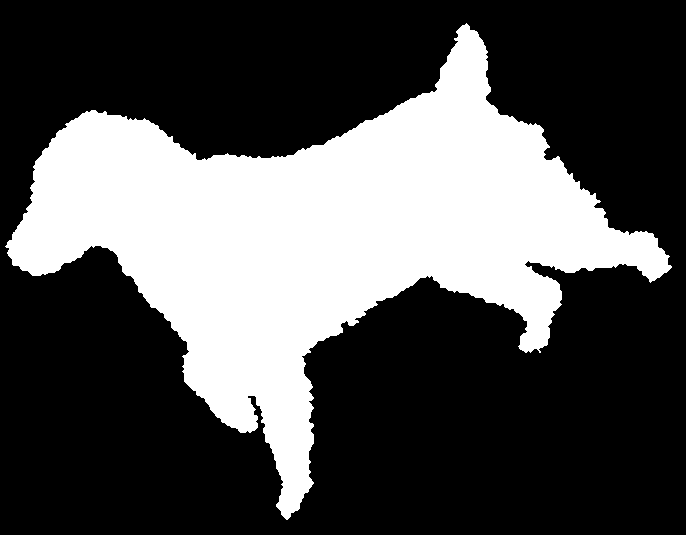
#> input picture Aula - PDI/Aula 10 - GLCM, PCA/codigos/imagens/dog-1.gif, 686 x 535 px; its folder holds only this picture in this run
$ jupyter execute --allow-errors 'Análise de Componentes Principais (PCA).ipynb'
#> lines starting #> are read from the running program, lines starting #| are printed output that depends on the picture; after the words box and inside, x2 and y2 are one past the last pixel; in counts of white or black regions, pixels touching at a corner belong together
### Aula - PDI/Aula 10 - GLCM, PCA/codigos/img_props.py
import numpy as np
import scipy.ndimage as ndi

def get_area(img):
    '''Calcula a área do objeto contido em img'''

    return np.sum(img)

def get_perimeter(img):
    '''Calcula o perímetro do objeto contido em img utilizando contagem simples
       de pixels'''

    elem_est = np.ones((3, 3))
    img_eroded = ndi.binary_erosion(img, elem_est)
    img_border = img - img_eroded
    perimeter = np.sum(img_border)

    return perimeter

def get_circularity(img):
    '''Calcula circularidade do objeto contido em img'''

    area = get_area(img)
    perimeter = get_perimeter(img)

    circularity = 4*np.pi*area/perimeter**2

    return circularity

def get_centroid(img):
    '''Calcula a posição do centróide do objeto contido em img'''

    pixel_indices = np.nonzero(img==1)
    avg_row = np.mean(pixel_indices[0])
    avg_col = np.mean(pixel_indices[1])

    return avg_row, avg_col

def get_distance_to_centroid(img):
    '''Calcula a distância entre cada ponto de contorno e
       o centróide do objeto contido em img'''

    avg_row, avg_col = get_centroid(img)
    contour = image_contour(img)
    contour = np.array(contour)
    dist_to_centroid = np.sqrt((contour[:,0]-avg_row)**2 + (contour[:,1]-avg_col)**2)

    return dist_to_centroid

def image_contour(img):
    '''Obtém o contorno paramétrico de um objeto contido
       no array img.'''

    # Mapeamento utilizado para encontrar o vizinho inicial a ser
    # buscado na próxima iteração dado o vizinho do ponto atual
    # Por exemplo, se o ponto atual for (12, 15) e o próximo ponto
    # de borda for (12, 16), isso significa que o vizinho de índice
    # 2 será o próximo ponto de borda. Nesse novo ponto, precisamos
    # buscar a partir do vizinho de índice 1, pois o vizinho de
    # índice 0 foi o último ponto a ser verificado antes de encontrarmos
    # o ponto atual
    neighbor_map = [7, 7, 1, 1, 3, 3, 5, 5]

    # Adiciona 0 ao redor da imagem para evitar pontos
    # do objeto tocando a borda
    img_pad = np.pad(img, 1, mode='constant')

    num_rows, num_cols = img_pad.shape
    k = 0
    row = 0
    col = 0
    # Busca do primeiro ponto do objeto
    while img_pad[row, col]==0:
        k += 1
        row = k//num_cols
        col = k - row*num_cols

    curr_point = (row, col)    # Ponto atual
    contour = [curr_point]     # Pontos do contorno
    starting_index = 2         # Índice do vizinho inicial a ser verificado
    while True:
        next_point, last_index = get_next_point(img_pad, curr_point,
                                                    starting_index)

        # Novo índice do vizinho inicial baseado no último
        # índice buscado
        starting_index = neighbor_map[last_index]

        # Critério de parada. Se o ponto adicionado na iteração anterior (contour[-1])
        # for o mesmo que o primeiro ponto (contour[0]) e o ponto atual for o mesmo
        # que o segundo ponto adicionado, o algoritmo termina. Só podemos fazer essa
        # verificação se o contorno possuir ao menos 2 pontos. Ou seja, nosso algoritmo
        # não está tratando o caso de um objeto com apenas 1 pixel
        if len(contour)>1:
            if next_point==contour[1] and contour[-1]==contour[0]:
                break

        contour.append(next_point)
        curr_point = next_point

    # Subtrai 1 de cada ponto pois o contorno foi encontrado para a
    # imagem preenchida com 0 na borda
    for point_index, point in enumerate(contour):
        contour[point_index] = (point[0]-1, point[1]-1)

    return contour

def get_next_point(img, curr_point, starting_index):
    '''Encontra o próximo ponto de borda dado um ponto
       corrente curr_point e o índice do primeiro vizinho
       a ser verificado (starting_index)'''

    # Lista dos pontos vizinhos dado o índice do vizinho
    nei_list = [(-1,0), (-1,1), (0,1), (1,1),
                (1,0), (1,-1),(0,-1), (-1,-1)]

    curr_index = starting_index
    nei_value = 0
    while nei_value==0:
        nei_shift = nei_list[curr_index]
        nei_row = curr_point[0] + nei_shift[0]
        nei_col = curr_point[1] + nei_shift[1]
        nei_value = img[nei_row, nei_col]
        if nei_value==1:
            return (nei_row, nei_col), curr_index
        else:
            curr_index = (curr_index+1)%8

def get_distance_to_centroid_props(dist_to_centroid):
    '''Obtém algumas propriedades de um objeto a partir de uma lista de
       distâncias entre os pontos de contorno e o centróide do mesmo'''

    avg_dist_to_centroid = np.mean(dist_to_centroid)
    max_dist_to_centroid = np.max(dist_to_centroid)/avg_dist_to_centroid
    min_dist_to_centroid = np.min(dist_to_centroid)/avg_dist_to_centroid
    std_dist_to_centroid = np.std(dist_to_centroid)/avg_dist_to_centroid

    return max_dist_to_centroid, min_dist_to_centroid, std_dist_to_centroid

### Aula - PDI/Aula 10 - GLCM, PCA/codigos/Análise de Componentes Principais (PCA).ipynb
# Análise de Componentes Principais (PCA)

## 1. Definição das propriedades a serem utilizadas

[cell 1]
import os
import numpy as np
import matplotlib.pyplot as plt
import scipy.ndimage as ndi
import img_props

def correct_image(img):
    '''Corrige dois problems observados na base de dados: 1. Algumas imagens
       apresentam conjuntos de pixels brancos separados do objeto principal.
       Portanto precisamos encontrar e manter apenas o maior componente conexo
       nessas imagens. 2. Em algumas imagens, o objeto não está preenchido.
       Portanto, precisamos preenchê-los.'''

    img = np.pad(img, 1)

    # Obtenção do maior componente conexo utilizando funções do scipy
    img_lab, num_comp = ndi.label(img, np.ones((3,3)))
    tam_comps = ndi.sum(img, img_lab, range(1, num_comp+1))
    index_largest_comp = np.argmax(tam_comps) + 1
    img_largest_comp = img_lab==index_largest_comp

    # Obtenção do maior componente conexo de background. A ideia é
    # que buracos no interior do objeto representam componentes conexos
    # pequenos, que serão eliminados se apenas o maior componente de
    # background for mantido
    img_inv = np.logical_not(img_largest_comp)   # Inverte a imagem
    img_lab, num_comp = ndi.label(img_inv, np.ones((3,3)))
    tam_comps = ndi.sum(img_inv, img_lab, range(1, num_comp+1))
    index_largest_comp = np.argmax(tam_comps) + 1
    img_largest_comp_filled = img_lab==index_largest_comp

    # Inverte novamente a imagem
    img_largest_comp_filled = np.logical_not(img_largest_comp_filled)
    img_largest_comp_filled = img_largest_comp_filled[1:-1, 1:-1]

    return img_largest_comp_filled.astype(np.uint8)

## 2. Obtenção das propriedades das imagens da base

[cell 2]
input_folder = 'imagens/'
files = sorted(os.listdir(input_folder))    # Lista todos os arquivos no diretório input_folder
num_files = len(files)

measurements = np.zeros((num_files, 4))
for file_index, file in enumerate(files):
    img = plt.imread(input_folder+file)
#> img: shape (535, 686); values 0 (black) and 250 (white), 32% white; 1 white region, box (x1, y1, x2, y2) and area: (5, 23, 672, 520) 117304
    img = (img>0).astype(np.uint8)

    # Se a imagem possuir 3 dimensões, é porque ela não possui apenas
    # 1 canal. Nesse caso, mantemos apenas o primeiro canal
    if img.ndim==3:
        img = img[:,:,0]

    img_corrected = correct_image(img)
#> in correct_image, `img = np.pad(img, 1)`:
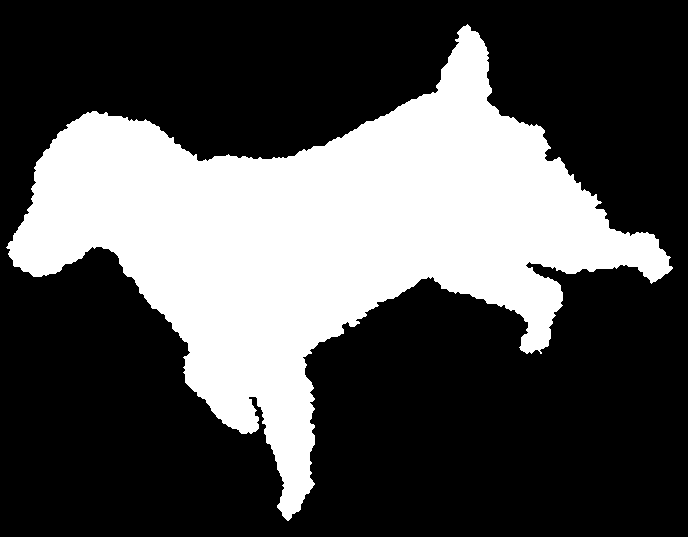
#> img: shape (537, 688); values 0 (black) and 1 (white), 31.8% white; 1 white region, box (x1, y1, x2, y2) and area: (6, 24, 673, 521) 117304
#> in correct_image, `img_lab, num_comp = ndi.label(img, np.ones((3,3)))`: num_comp = 1
#> in correct_image, `tam_comps = ndi.sum(img, img_lab, range(1, num_comp+1))`: tam_comps = [117304]
#> in correct_image, `index_largest_comp = np.argmax(tam_comps) + 1`: index_largest_comp = 1
#> in correct_image, `tam_comps = ndi.sum(img_inv, img_lab, range(1, num_comp+1))`: tam_comps = [252152]

    circularity = img_props.get_circularity(img_corrected)
#> in get_circularity, `area = get_area(img)`: area = 117304
#> in get_perimeter, `img_eroded = ndi.binary_erosion(img, elem_est)`:
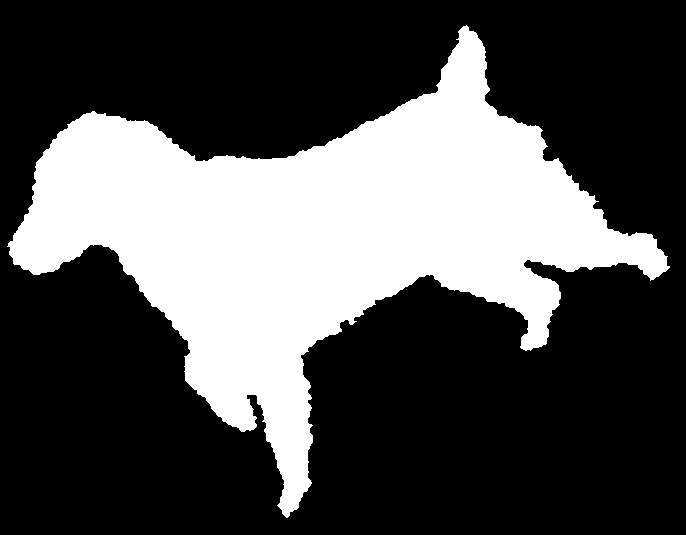
#> img_eroded: shape (535, 686) bool; 31.1% white; 1 white region, box (x1, y1, x2, y2) and area: (7, 25, 670, 518) 113976
#> in get_perimeter, `img_border = img - img_eroded`:
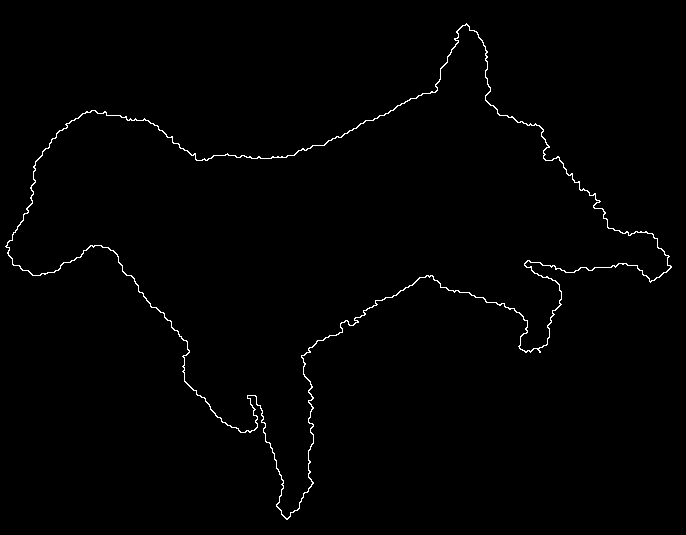
#> img_border: shape (535, 686); values 0 (black) and 1 (white), 0.91% white in thin lines or dots
#> in get_perimeter, `perimeter = np.sum(img_border)`: perimeter = 3328
#> in get_circularity, `circularity = 4*np.pi*area/perimeter**2`: circularity = 0.133
#> circularity = 0.133
    dist_to_centroid = img_props.get_distance_to_centroid(img_corrected)
#> in get_centroid, `pixel_indices = np.nonzero(img==1)`: pixel_indices = 117304 positions, rows 23 to 519, columns 5 to 671
#> in get_centroid, `avg_row = np.mean(pixel_indices[0])`: avg_row = 236.3
#> in get_centroid, `avg_col = np.mean(pixel_indices[1])`: avg_col = 320.6
#> in get_distance_to_centroid, `avg_row, avg_col = get_centroid(img)`: avg_row = 236.3; avg_col = 320.6
#> after the loop in image_contour, `while img_pad[row, col]==0:`: k = 16979
#> in image_contour, `curr_point = (row, col)`: curr_point = (24, 467)
#> in image_contour, `contour = [curr_point]`: contour = [(24, 467)]
#> the loop in image_contour, `while True:` made 2283 passes
#> (last_index, starting_index, curr_point) on passes 2 to 4: (3, 1, (26, 469)), (3, 1, (27, 470)), (4, 3, (28, 470))
#> after the loop in image_contour, `while True:`: contour = 2283 pairs, first value 24 to 520, second value 6 to 672
#> the loop in image_contour, `for point_index, point in enumerate(contour):` made 2283 passes
#> point on passes 1 to 3: (24, 467), (25, 468), (26, 469)
#> after the loop in image_contour, `for point_index, point in enumerate(contour):`: contour = 2283 pairs, first value 23 to 519, second value 5 to 671
#> in get_distance_to_centroid, `dist_to_centroid = np.sqrt((contour[:,0]-avg_row)**2 + (contour[:,1]-a..`: dist_to_centroid = 2283 values, max 351.8 at index 382, min 84.47 at index 863, mean 213.8
    props = img_props.get_distance_to_centroid_props(dist_to_centroid)
#> in get_distance_to_centroid_props, `avg_dist_to_centroid = np.mean(dist_to_centroid)`: avg_dist_to_centroid = 213.8
#> in get_distance_to_centroid_props, `max_dist_to_centroid = np.max(dist_to_centroid)/avg_dist_to_centroid`: max_dist_to_centroid = 1.65
#> in get_distance_to_centroid_props, `min_dist_to_centroid = np.min(dist_to_centroid)/avg_dist_to_centroid`: min_dist_to_centroid = 0.395
#> in get_distance_to_centroid_props, `std_dist_to_centroid = np.std(dist_to_centroid)/avg_dist_to_centroid`: std_dist_to_centroid = 0.309
#> props = (1.65, 0.395, 0.309)
    max_dist_to_centroid, min_dist_to_centroid, std_dist_to_centroid = props
#> max_dist_to_centroid = 1.65; min_dist_to_centroid = 0.395; std_dist_to_centroid = 0.309

    measurements[file_index] = [circularity, max_dist_to_centroid,
                                min_dist_to_centroid, std_dist_to_centroid]

A variável measurements é uma matriz na qual cada linha representa uma imagem e cada coluna uma propriedade calculada. Ou seja, cada linha dessa matriz representa uma imagem localizada em um espaço de atributos 4 dimensões (pois a matriz tem 4 colunas).

[cell 3]
corr_mat = np.corrcoef(measurements.T)
print(corr_mat)

## 3. Aplicação do PCA implementado na biblioteca scikit-learn

Vamos aplicar o PCA para definir 2 novos atributos. Veremos se esses 2 atributos podem ser utilizados para separar as duas categorias de imagens.

[cell 4]
from sklearn.decomposition import PCA
from sklearn.preprocessing import scale    # z-score

# Normaliza medidas, de forma que cada coluna de measurements_norm
# possui média 0 e desvio padrão 1
measurements_norm = scale(measurements, axis=0)

# Cria instância da classe PCA, com projeção em 2 eixos (2D), e aplica
# o PCA nos dados
pca_instance = PCA(n_components=2)
#> (the rest of this cell did not finish here and is left out)

#> (a cell that did not finish here is left out)

$ run again, on Aula - PDI/Aula 10 - GLCM, PCA/codigos/imagens/dog-13.gif
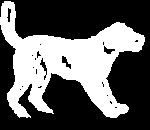
#> input picture Aula - PDI/Aula 10 - GLCM, PCA/codigos/imagens/dog-13.gif, 150 x 130 px
#> in correct_image, `img_lab, num_comp = ndi.label(img, np.ones((3,3)))`: num_comp = 1
#> in correct_image, `tam_comps = ndi.sum(img, img_lab, range(1, num_comp+1))`: tam_comps = [7322]
#> index_largest_comp = 1
#> img_inv: shape (132, 152) bool; 63.5% white; 1 black region, box (x1, y1, x2, y2) and area: (1, 2, 146, 119) 7322
#> in correct_image, `img_lab, num_comp = ndi.label(img_inv, np.ones((3,3)))`:
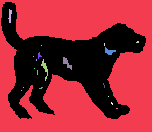
#> img_lab: shape (132, 152) int32; 21 distinct labels, from 0 to 20; one colour per label, 0 black
#> in correct_image, `img_lab, num_comp = ndi.label(img_inv, np.ones((3,3)))`: num_comp = 20
#> in correct_image, `tam_comps = ndi.sum(img_inv, img_lab, range(1, num_comp+1))`: tam_comps = 20 values, max 12512 at index 0, min 1 at index 4, mean 637.1
#> area = 7552
#> img_eroded: shape (130, 150) bool; 34.4% white; 1 white region, box (x1, y1, x2, y2) and area: (1, 2, 144, 117) 6709
#> in get_perimeter, `img_border = img - img_eroded`:
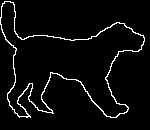
#> img_border: shape (130, 150); values 0 (black) and 1 (white), 4.3% white in thin lines or dots, all inside (x1, y1, x2, y2) = (0, 1, 145, 118)
#> in get_perimeter, `perimeter = np.sum(img_border)`: perimeter = 843
#> in get_circularity, `circularity = 4*np.pi*area/perimeter**2`: circularity = 0.134
#> pixel_indices = 7552 positions, rows 1 to 117, columns 0 to 144
#> in get_centroid, `avg_row = np.mean(pixel_indices[0])`: avg_row = 62.67
#> in get_centroid, `avg_col = np.mean(pixel_indices[1])`: avg_col = 66.08
#> in get_distance_to_centroid, `avg_row, avg_col = get_centroid(img)`: avg_row = 62.67; avg_col = 66.08
#> after the loop in image_contour, `while img_pad[row, col]==0:`: k = 309
#> in image_contour, `curr_point = (row, col)`: curr_point = (2, 5)
#> in image_contour, `contour = [curr_point]`: contour = [(2, 5)]
#> the loop in image_contour, `while True:` made 616 passes
#> (last_index, starting_index, curr_point) on passes 2 to 4: (2, 1, (2, 7)), (2, 1, (2, 8)), (2, 1, (2, 9))
#> after the loop in image_contour, `while True:`: contour = 616 pairs, first value 2 to 118, second value 1 to 145
#> the loop in image_contour, `for point_index, point in enumerate(contour):` made 616 passes
#> point on passes 1 to 3: (2, 5), (2, 6), (2, 7)
#> after the loop in image_contour, `for point_index, point in enumerate(contour):`: contour = 616 pairs, first value 1 to 117, second value 0 to 144
#> in get_distance_to_centroid, `dist_to_centroid = np.sqrt((contour[:,0]-avg_row)**2 + (contour[:,1]-a..`: dist_to_centroid = 616 values, max 87.56 at index 612, min 13.75 at index 351, mean 54.27
#> avg_dist_to_centroid = 54.27
#> in get_distance_to_centroid_props, `max_dist_to_centroid = np.max(dist_to_centroid)/avg_dist_to_centroid`: max_dist_to_centroid = 1.61
#> in get_distance_to_centroid_props, `min_dist_to_centroid = np.min(dist_to_centroid)/avg_dist_to_centroid`: min_dist_to_centroid = 0.253
#> in get_distance_to_centroid_props, `std_dist_to_centroid = np.std(dist_to_centroid)/avg_dist_to_centroid`: std_dist_to_centroid = 0.331
#> props = (1.61, 0.253, 0.331)
#> `max_dist_to_centroid, min_dist_to_centroid, std_dist_to_centroid = props`: max_dist_to_centroid = 1.61; min_dist_to_centroid = 0.253; std_dist_to_centroid = 0.331

$ run again, on Aula - PDI/Aula 10 - GLCM, PCA/codigos/imagens/dog-14.gif
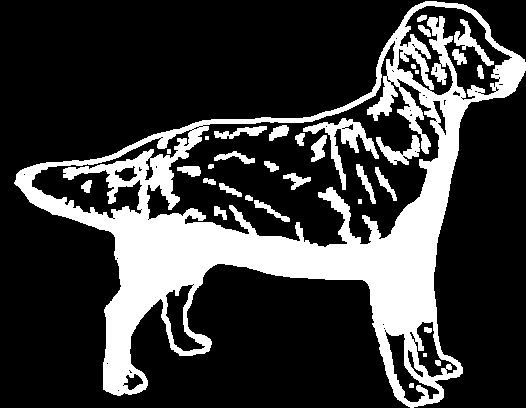
#> input picture Aula - PDI/Aula 10 - GLCM, PCA/codigos/imagens/dog-14.gif, 526 x 408 px
#> in correct_image, `img_lab, num_comp = ndi.label(img, np.ones((3,3)))`: num_comp = 34
#> in correct_image, `tam_comps = ndi.sum(img, img_lab, range(1, num_comp+1))`: tam_comps = 34 values, max 44732 at index 0, min 16 at index 7, mean 1479.8
#> index_largest_comp = 1
#> img_largest_comp: shape (410, 528) bool; 20.7% white; 1 white region, box (x1, y1, x2, y2) and area: (15, 2, 527, 409) 44732
#> in correct_image, `img_lab, num_comp = ndi.label(img_inv, np.ones((3,3)))`:
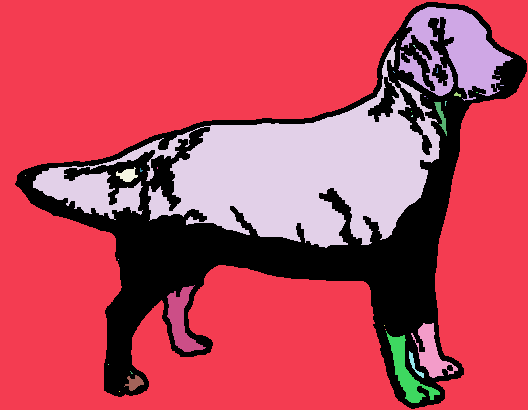
#> img_lab: shape (410, 528) int32; 34 distinct labels, from 0 to 33; one colour per label, 0 black
#> in correct_image, `img_lab, num_comp = ndi.label(img_inv, np.ones((3,3)))`: num_comp = 33
#> in correct_image, `tam_comps = ndi.sum(img_inv, img_lab, range(1, num_comp+1))`: tam_comps = 33 values, max 131593 at index 0, min 1 at index 2, mean 5204.5
#> area = 84887
#> img_eroded: shape (408, 526) bool; 38.4% white; 1 white region, box (x1, y1, x2, y2) and area: (16, 2, 525, 407) 82449
#> in get_perimeter, `img_border = img - img_eroded`:
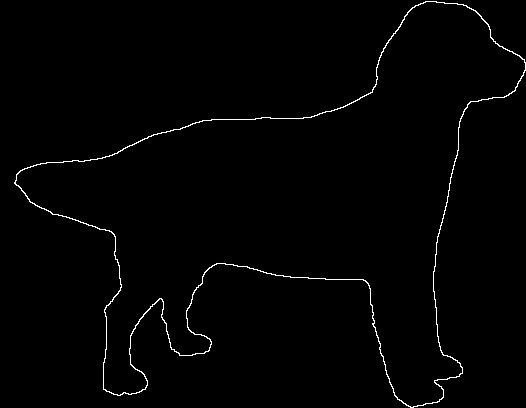
#> img_border: shape (408, 526); values 0 (black) and 1 (white), 1.1% white in thin lines or dots
#> in get_perimeter, `perimeter = np.sum(img_border)`: perimeter = 2438
#> in get_circularity, `circularity = 4*np.pi*area/perimeter**2`: circularity = 0.179
#> pixel_indices = 84887 positions, rows 1 to 407, columns 14 to 525
#> in get_centroid, `avg_row = np.mean(pixel_indices[0])`: avg_row = 199.1
#> in get_centroid, `avg_col = np.mean(pixel_indices[1])`: avg_col = 297.6
#> in get_distance_to_centroid, `avg_row, avg_col = get_centroid(img)`: avg_row = 199.1; avg_col = 297.6
#> after the loop in image_contour, `while img_pad[row, col]==0:`: k = 1482
#> in image_contour, `curr_point = (row, col)`: curr_point = (2, 426)
#> in image_contour, `contour = [curr_point]`: contour = [(2, 426)]
#> the loop in image_contour, `while True:` made 1886 passes
#> (last_index, starting_index, curr_point) on passes 2 to 4: (2, 1, (2, 428)), (2, 1, (2, 429)), (2, 1, (2, 430))
#> after the loop in image_contour, `while True:`: contour = 1886 pairs, first value 2 to 408, second value 15 to 526
#> the loop in image_contour, `for point_index, point in enumerate(contour):` made 1886 passes
#> point on passes 1 to 3: (2, 426), (2, 427), (2, 428)
#> after the loop in image_contour, `for point_index, point in enumerate(contour):`: contour = 1886 pairs, first value 1 to 407, second value 14 to 525
#> in get_distance_to_centroid, `dist_to_centroid = np.sqrt((contour[:,0]-avg_row)**2 + (contour[:,1]-a..`: dist_to_centroid = 1886 values, max 284.1 at index 1423, min 77.39 at index 757, mean 183.4
#> avg_dist_to_centroid = 183.4
#> in get_distance_to_centroid_props, `max_dist_to_centroid = np.max(dist_to_centroid)/avg_dist_to_centroid`: max_dist_to_centroid = 1.55
#> in get_distance_to_centroid_props, `min_dist_to_centroid = np.min(dist_to_centroid)/avg_dist_to_centroid`: min_dist_to_centroid = 0.422
#> in get_distance_to_centroid_props, `std_dist_to_centroid = np.std(dist_to_centroid)/avg_dist_to_centroid`: std_dist_to_centroid = 0.308
#> props = (1.55, 0.422, 0.308)
#> `max_dist_to_centroid, min_dist_to_centroid, std_dist_to_centroid = props`: max_dist_to_centroid = 1.55; min_dist_to_centroid = 0.422; std_dist_to_centroid = 0.308
